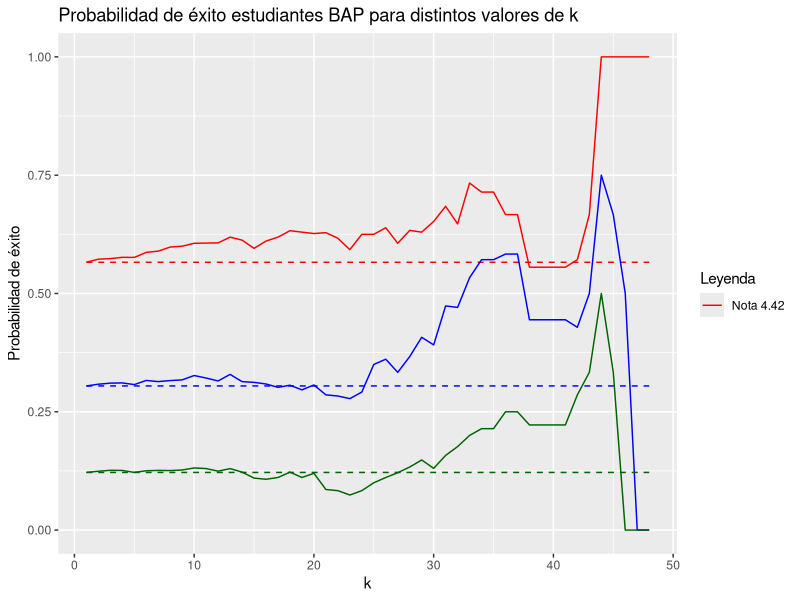

Source code (R):
library(readxl)
library(dplyr)
library(ggplot2)

data = read_xls("Exam2023.xls")

data2 = data %>% 
  filter(!is.na(Prom__20161))


# Z_k = 1, el estudiante asiste al menos a k tutorias el 1er semestre
# Z_k = 0, el estudiante asiste a menos de k tutorias el 1er semestre

# BAP = 1, si es estudiante BAP
# BAP = 0, si no

# Y = 1, si al menos logra el rendimiento esperado en el 1er semestre
# Y = 0, si no


N = data2 %>% filter(BAP == 1) %>% count()

k = 15
Nota = 4

aux1 = data2 %>% 
  filter(BAP == 1, Prom__20161 >= Nota, Tut_20161 == k) %>% count()/N # P(Y=1,Zk=1)
aux2 = data2 %>% 
  filter(BAP == 1, Prom__20161 >= Nota, Tut_20161 < k) %>% count()/N # P(Y=1,Zk=0)
aux3 = data2 %>% 
  filter(BAP == 1, Prom__20161 < Nota, Tut_20161 == k) %>% count()/N # P(Y=0,Zk=1)
aux4 = data2 %>% 
  filter(BAP == 1, Prom__20161 < Nota, Tut_20161 < k) %>% count()/N # P(Y=0,Zk=0)

M = matrix(c(aux1$n, aux2$n, aux3$n, aux4$n),2,2, byrow = T)
sum(M)
M

#zk1 = sum(M[,1]) # P(Zk=1)
#y1.zk1 = M[1,1] / zk1 # P(Y=1 | Zk=1)
#zk0 = sum(M[,2]) # P(Zk = 0)
#y1.zk0 = M[1,2] / zk0 # P(Y=1 | Zk=0)
sum(M[1,]) # P(Y = 1)


# Proceso automatizado ----------------------------------------------------

func_prob = function(data, Nota, k){
  N = data %>% filter(BAP == 1) %>% count()
  out1 = vector(length = length(k), mode = "numeric")
  out2 = vector(length = length(k), mode = "numeric")
  for(i in 1:length(k)){
    aux1 = data %>% 
      filter(BAP == 1, Prom__20161 >= Nota, Tut_20161 >= k[i]) %>% count()/N # P(Y=1,Zk=1)
    aux2 = data %>% 
      filter(BAP == 1, Prom__20161 >= Nota, Tut_20161 < k[i]) %>% count()/N # P(Y=1,Zk=0)
    aux3 = data %>% 
      filter(BAP == 1, Prom__20161 < Nota, Tut_20161 >= k[i]) %>% count()/N # P(Y=0,Zk=1)
    aux4 = data %>% 
      filter(BAP == 1, Prom__20161 < Nota, Tut_20161 < k[i]) %>% count()/N # P(Y=0,Zk=0)
    
    M = matrix(c(aux1$n, aux2$n, aux3$n, aux4$n),2,2, byrow = T)
    zk1 = sum(M[,1]) # P(Zk=1)
    y1.zk1 = M[1,1] / zk1 # P(Y=1 | Zk=1)
    y1 = sum(M[1,]) # P(Y=1)
    out1[i] = y1.zk1
    out2[i] = y1
  }
  out = data.frame(Prob1 = out1, Prob2 = out2)
  return(out)
  
}

F_emp = function(datos, quantile){
  n = length(datos)
  F = 1:n / n
  datos = sort(datos)
  return(datos[sum(F <= quantile)])
}

aux = data2 %>% filter(BAP == 0) 
data.frame(cuartil_1 = F_emp(aux$Prom__20161, 0.25),
           cuartil_2 = F_emp(aux$Prom__20161, 0.5),
           cuartil_3 = F_emp(aux$Prom__20161, 0.75))


prob_nota_c1 = func_prob(data2, 4.42, 1:48) # prob. de tener promedio sobre el c1 de quienes no son BAP
prob_nota_c2 = func_prob(data2, 5.04, 1:48)
prob_nota_c3 = func_prob(data2, 5.48, 1:48)


data_probs = data.frame(k = 1:48,
                        Nota_c1 = prob_nota_c1$Prob1,
                        Nota2_c1 = prob_nota_c1$Prob2,
                        Nota_c2 = prob_nota_c2$Prob1,
                        Nota2_c2 = prob_nota_c2$Prob2,
                        Nota_c3 = prob_nota_c3$Prob1,
                        Nota2_c3 = prob_nota_c3$Prob2)

data_probs %>% 
  ggplot(aes(x = k)) +
  geom_line(aes(y = Nota_c1, color = "Nota 4.42")) +
  geom_line(aes(y = Nota2_c1), color = "red", linetype = "dashed") +
  geom_line(aes(y = Nota_c2), color = "blue") +
  geom_line(aes(y = Nota2_c2), color = "blue", linetype = "dashed") +
  geom_line(aes(y = Nota_c3), color = "darkgreen") +
  geom_line(aes(y = Nota2_c3), color = "darkgreen", linetype = "dashed") +
  scale_color_manual(name = "Leyenda",
    breaks=c('Nota 4.42', 'Nota 5.04', 'Nota 5.48'),
                     values=c('Nota 4.42'='red', 'Nota 5.04'='blue', 'Nota 5.48'='darkgreen')) +
  labs(y = "Probabilidad de éxito", title = "Probabilidad de éxito estudiantes BAP para distintos valores de k")
  
# Se observa que para un k = 35 aprox. ya se logra tener la prob. más alta dado
# la cantidad de estudiantes (que vienen siendo 14).


# Pregunta 2 --------------------------------------------------------------

data3 = data %>% select(BAP, VAI, Prom__20161, Prom__20162, Tut_20161, Tut_20162)
skimr::skim(data3)

# Existen alumnos sin promedios el primer semestre, por lo que automáticamente
# no se podrá evaluar su progreso durante el año.
#
# Podemos ver alumnos sin información del promedio del segundo semestre, por lo 
# cual no se puede inferir nada sobre estos sujetos acerca de cómo hubiesen 
# reaccionado asistiendo al programa.
#
# Dado lo anterior es que se realizarán supuestos sobre esos individuos

# Eliminamos los sujetos sin promedios el primer semestre y reemplazaremos
# los NA´s por ceros en el promedio de segundo semestre y en la cantidad
# de tutorias del primer y segundo semestre

data3 = data3 %>% 
  filter(!is.na(Prom__20161)) %>% 
  mutate(Prom__20162 = case_when(!is.na(Prom__20162) ~ Prom__20162,
                                 is.na(Prom__20162) ~ 0),
         Tut_20161 = case_when(!is.na(Tut_20161) ~ Tut_20161,
                               is.na(Tut_20161) ~ 0),
         Tut_20162 = case_when(!is.na(Tut_20162) ~ Tut_20162,
                               is.na(Tut_20162) ~ 0))
skimr::skim(data3)

# Se consideran sólo los estudiantes VAI o BAP del segundo semestre
# Se crea la variable respuesta Y = 1 como los estudiantes que mejoran o igualan
# su promedio de un semestre a otro
# Se crea la variable Z = 1 si el alumno ha asistido al menos a k tutorias

k = 20

data3 = data3 %>% 
  filter(Tut_20162 > 0 | VAI == 1) %>% 
  mutate(Z = ifelse(Tut_20162 >= k, 1, 0),
         Y = ifelse(Prom__20162 >= Prom__20161, 1, 0))


#####-

# Interesa comparar
# P(Y1 = 1) y P(Y0 = 1)

# P(Y1 = 1) = P(Y1 = 1| Z = 1)P(Z = 1) + P(Y1 = 1| Z = 0)P(Z = 0)
#                                          (desconocido)
#
#           = P(Y = 1, Z = 1) + P(Y1 = 1| Z = 0)P(Z = 0)

# P(Y0 = 1) = P(Y0 = 1| Z = 1)P(Z = 1) + P(Y0 = 1| Z = 0)P(Z = 0)
#               (desconocido)
#
#           = P(Y0 = 1| Z = 1)P(Z = 1) + P(Y = 1, Z = 0)

## Creamos la tabla 2x2 ## 
N = nrow(data3)
aux1 = data3 %>% filter(Y == 1, Z == 1) %>% count()/N # P(Y=1, Z=1)
aux2 = data3 %>% filter(Y == 1, Z == 0) %>% count()/N # P(Y=1, Z=0)
aux3 = data3 %>% filter(Y == 0, Z == 1) %>% count()/N # P(Y=0, Z=1)
aux4 = data3 %>% filter(Y == 0, Z == 0) %>% count()/N # P(Y=0, Z=0)

M = matrix(c(aux1$n, aux2$n, aux3$n, aux4$n),2,2, byrow = T)
colnames(M) = c("Z=1", "Z=0")
rownames(M) = c("Y=1", "Y=0")
M
sum(M)


### CASO 1 ####
# Supuesto: 0 <= P(Y1 = 1| Z = 0) <= 1
# 
# -> P(Y = 1, Z = 1) <= P(Y1 = 1) <= P(Y = 1, Z = 1) + P(Z = 0)

(IC_1_Y1 = c(M[1,1], M[1,1] + sum(M[,2]))) # IC para P(Y1 = 1)

# Si asumimos que a un estudiante que pertenece al status quo, su probabilidad
# de haber mejorado al asistir al programa fuese nula, entonces la probabilidad 
# de éxito del programa es de al menos un 3.9%
#
# En cambio, si su probabilidad de mejorar fuese de un 100%, entonces la probabilidad
# de éxito del programa llega hasta un 93.6%
  

# Supuesto: 0 <= P(Y0 = 1| Z = 1) <= 1
# 
# -> P(Y = 1, Z = 0) <= P(Y0 = 1) <= P(Z = 1) + P(Y = 1, Z = 0)

(IC_1_Y0 = c(M[1,2], M[1,2] + sum(M[,1]))) # IC para P(Y0 = 1)

# Si asumimos que a un estudiante que pertenece al progrma, su probabilidad
# de haber mejorado al no asistir al programa fuese nula, entonces la probabilidad 
# de éxito al no asistir al programa es de al menos un 24.6%
#
# En cambio, si su probabilidad de mejorar fuese de un 100%, entonces la probabilidad
# de éxito al no asistir al programa llega hasta un 34.8%



### CASO 2 ####
# Supuesto: Siempre es mejor aplicar la innovacion que no aplicarla
#
# Supuesto : P(Y1 = 1 | Z = 0) >= P(Y0 = 1 | Z = 0)    
#
# P(Y = 1) <= P(Y1 = 1) <= P(Y = 1) + P(Y = 0, Z = 0) 

(IC_2_Y1 = c(sum(M[1,]), sum(M[1,]) + M[2,2])) # IC para P(Y1 = 1)

# Si asumimos que un estudiante que pertenece al status quo, su probabilidad
# de haber mejorado al asistir al programa fuese mayor o igual que al no haber ido, entonces
# la probabildiad de éxito del programa es de al menos un 28.5%
#
# Por otro lado, si su probabilidad de mejorar fuese de un 100%, entonces la 
# probabilidad de éxito del programa llega hasta un 93.6%


# Supuesto : P(Y1 = 1 | Z = 1) >= P(Y0 = 1 | Z = 1)   
#
# P(Y = 1, Z = 0) <= P(Y0 = 1) <= P(Y = 1)

(IC_2_Y0 = c(M[1,2], sum(M[1,]))) # IC para P(Y0 = 1)

# Si asumimos que un estudiante que pertenece al programa, su probabilidad
# de haber mejorado al no haber asistido fuese cero, entonces la probabilidad
# de éxito al no asistir al programa es de al menos un 24.6%
#
# Por otro lado, si su probabilidad de mejorar fuese menor o igual que al haber 
# ido, entonces la probabildiad de éxito al no asistir al programa es de a lo 
# más un 28.5%



### CASO 3 ###
# Supuesto: Es mejor lo observado que lo contrafactual
#
# Supuesto : P(Y1 = 1 | Z = 0) <= P(Y0 = 1 | Z = 0) 
#
# P(Y = 1, Z = 1) <= P(Y1 = 1) <= P(Y = 1)

(IC_3_Y1 = c(M[1,1], sum(M[1,]))) # IC para P(Y1 = 1)

# Si asumimos que un estudiante que no pertenece al programa, su probabilidad
# de haber mejorado al haber asistido fuese cero, entonces la probabilidad
# de éxito del programa es de al menos un 3.9%
#
# Por otro lado, si su probabilidad de mejorar fuese menor o igual que no haber
# asistido, la probabilidad de éxito del programa es a lo más un 28.5%

# Supuesto : P(Y1 = 1 | Z = 1) >= P(Y0 = 1 | Z = 1) 
#
# P(Y = 1, Z = 0) <= P(Y0 = 1) <= P(Y = 1)

(IC_3_Y0 = c(M[1,2], sum(M[1,]))) # IC para P(Y0 = 1)

# Si asumimos que un estudiante que pertenece al programa, su probabilidad
# de haber mejorado al no haber asistido fuese cero, entonces la probabilidad
# de éxito al no asistir al programa es al menos un 24.6%
#
# Por otro lado, si su probabilidad de mejorar fuese menor o igual que haber 
# asistido, la probabilidad de éxito al no asistir al programa es a lo más
# un 28.5%



### CASO 4 ###
# Supuesto: Lo contrafactual es mejor que lo observado
#
# Supuesto : P(Y1 = 1 | Z = 0) >= P(Y0 = 1 | Z = 0)
#
# P(Y = 1) <= P(Y1 = 1) <= P(Y = 1) + P(Y=0, Z=0)

(IC_4_Y1 = c(sum(M[1,]), sum(M[1,]) + M[2,2])) # IC para P(Y1 = 1)

# Si suponemos que un estudiante que no es parte del programa, su probabilidad
# de mejorar al asistir al programa es menor o igual que no haber asistido, entonces
# la probabilidad de éxito del programa es al menos un 29.5%
#
#

# Supuesto : P(Y0 = 1 | Z = 1) >= P(Y1 = 1 | Z = 1)
# P(Y1 = 1) <= P(Y0 = 1) <= P(Z = 1) + P(Y=1, Z=0)

(IC_4_Y0 = c(sum(M[1,]), sum(M[,1]) + M[1,2])) # IC para P(Y0 = 1)














